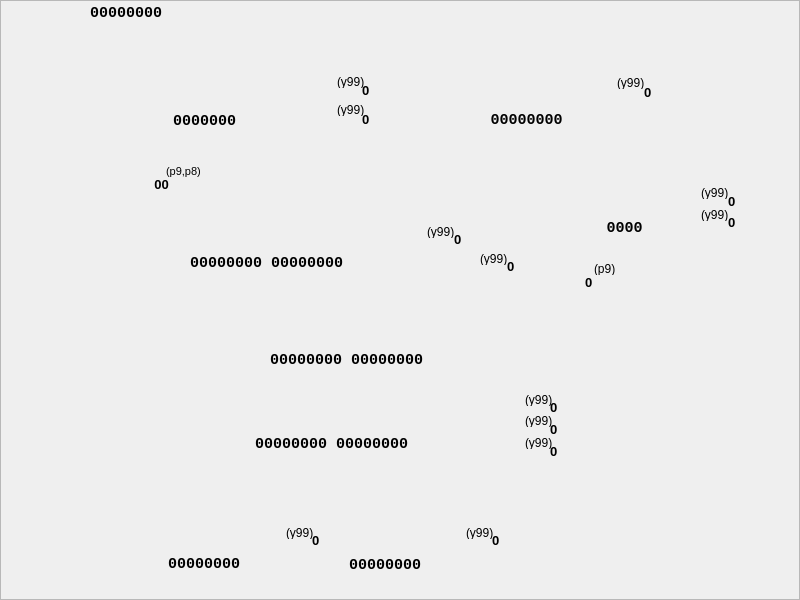
<?xml version="1.0" encoding="UTF-8"?>
<ui version="4.0">
 <class>CDcacWay3Widget</class>
 <widget class="QWidget" name="CDcacWay3Widget">
  <property name="geometry">
   <rect>
    <x>0</x>
    <y>0</y>
    <width>800</width>
    <height>600</height>
   </rect>
  </property>
  <property name="minimumSize">
   <size>
    <width>800</width>
    <height>600</height>
   </size>
  </property>
  <property name="maximumSize">
   <size>
    <width>800</width>
    <height>600</height>
   </size>
  </property>
  <property name="windowTitle">
   <string notr="true">Form</string>
  </property>
  <property name="styleSheet">
   <string notr="true">QFrame{border-image: url(:/mul/dcac/third.png);}</string>
  </property>
  <widget class="QFrame" name="frame">
   <property name="geometry">
    <rect>
     <x>0</x>
     <y>0</y>
     <width>800</width>
     <height>600</height>
    </rect>
   </property>
   <property name="frameShape">
    <enum>QFrame::StyledPanel</enum>
   </property>
   <property name="frameShadow">
    <enum>QFrame::Raised</enum>
   </property>
   <widget class="QLabel" name="mRg1WrVal">
    <property name="geometry">
     <rect>
      <x>362</x>
      <y>82</y>
      <width>21</width>
      <height>16</height>
     </rect>
    </property>
    <property name="font">
     <font>
      <pointsize>10</pointsize>
      <weight>75</weight>
      <bold>true</bold>
     </font>
    </property>
    <property name="styleSheet">
     <string notr="true">border-image:none;</string>
    </property>
    <property name="text">
     <string notr="true">0</string>
    </property>
   </widget>
   <widget class="QLabel" name="mBd1OutVal">
    <property name="geometry">
     <rect>
      <x>312</x>
      <y>532</y>
      <width>21</width>
      <height>16</height>
     </rect>
    </property>
    <property name="font">
     <font>
      <pointsize>10</pointsize>
      <weight>75</weight>
      <bold>true</bold>
     </font>
    </property>
    <property name="styleSheet">
     <string notr="true">border-image:none;</string>
    </property>
    <property name="text">
     <string notr="true">0</string>
    </property>
   </widget>
   <widget class="QLabel" name="mRg2Val">
    <property name="geometry">
     <rect>
      <x>466</x>
      <y>110</y>
      <width>121</width>
      <height>20</height>
     </rect>
    </property>
    <property name="font">
     <font>
      <family>Courier New</family>
      <pointsize>11</pointsize>
      <weight>75</weight>
      <bold>true</bold>
     </font>
    </property>
    <property name="styleSheet">
     <string notr="true">border-image:none;</string>
    </property>
    <property name="text">
     <string notr="true">00000000</string>
    </property>
    <property name="alignment">
     <set>Qt::AlignCenter</set>
    </property>
   </widget>
   <widget class="QLabel" name="mCt1IncVal">
    <property name="geometry">
     <rect>
      <x>728</x>
      <y>214</y>
      <width>21</width>
      <height>16</height>
     </rect>
    </property>
    <property name="font">
     <font>
      <pointsize>10</pointsize>
      <weight>75</weight>
      <bold>true</bold>
     </font>
    </property>
    <property name="styleSheet">
     <string notr="true">border-image:none;</string>
    </property>
    <property name="text">
     <string notr="true">0</string>
    </property>
   </widget>
   <widget class="QLabel" name="mRg1WrHint">
    <property name="geometry">
     <rect>
      <x>337</x>
      <y>75</y>
      <width>46</width>
      <height>13</height>
     </rect>
    </property>
    <property name="styleSheet">
     <string notr="true">border-image:none;</string>
    </property>
    <property name="text">
     <string notr="true">(y99)</string>
    </property>
   </widget>
   <widget class="QLabel" name="mRg3RstVal">
    <property name="geometry">
     <rect>
      <x>550</x>
      <y>399</y>
      <width>21</width>
      <height>16</height>
     </rect>
    </property>
    <property name="font">
     <font>
      <pointsize>10</pointsize>
      <weight>75</weight>
      <bold>true</bold>
     </font>
    </property>
    <property name="styleSheet">
     <string notr="true">border-image:none;</string>
    </property>
    <property name="text">
     <string notr="true">0</string>
    </property>
   </widget>
   <widget class="QLabel" name="mCt1Out3Hint">
    <property name="geometry">
     <rect>
      <x>594</x>
      <y>262</y>
      <width>46</width>
      <height>13</height>
     </rect>
    </property>
    <property name="styleSheet">
     <string notr="true">border-image:none;</string>
    </property>
    <property name="text">
     <string notr="true">(p9)</string>
    </property>
   </widget>
   <widget class="QLabel" name="mBd1OutHint">
    <property name="geometry">
     <rect>
      <x>286</x>
      <y>526</y>
      <width>40</width>
      <height>13</height>
     </rect>
    </property>
    <property name="styleSheet">
     <string notr="true">border-image:none;</string>
    </property>
    <property name="text">
     <string notr="true">(y99)</string>
    </property>
   </widget>
   <widget class="QLabel" name="mSm1OutVal">
    <property name="geometry">
     <rect>
      <x>256</x>
      <y>350</y>
      <width>181</width>
      <height>20</height>
     </rect>
    </property>
    <property name="font">
     <font>
      <family>Courier New</family>
      <pointsize>11</pointsize>
      <weight>75</weight>
      <bold>true</bold>
     </font>
    </property>
    <property name="styleSheet">
     <string notr="true">border-image:none;</string>
    </property>
    <property name="text">
     <string notr="true">00000000 00000000</string>
    </property>
    <property name="alignment">
     <set>Qt::AlignCenter</set>
    </property>
   </widget>
   <widget class="QLabel" name="mRg2WrHint">
    <property name="geometry">
     <rect>
      <x>617</x>
      <y>76</y>
      <width>46</width>
      <height>13</height>
     </rect>
    </property>
    <property name="styleSheet">
     <string notr="true">border-image:none;</string>
    </property>
    <property name="text">
     <string notr="true">(y99)</string>
    </property>
   </widget>
   <widget class="QLabel" name="mRg3WrHint">
    <property name="geometry">
     <rect>
      <x>525</x>
      <y>414</y>
      <width>46</width>
      <height>13</height>
     </rect>
    </property>
    <property name="styleSheet">
     <string notr="true">border-image:none;</string>
    </property>
    <property name="text">
     <string notr="true">(y99)</string>
    </property>
   </widget>
   <widget class="QLabel" name="mRg2WrVal">
    <property name="geometry">
     <rect>
      <x>644</x>
      <y>84</y>
      <width>21</width>
      <height>16</height>
     </rect>
    </property>
    <property name="font">
     <font>
      <pointsize>10</pointsize>
      <weight>75</weight>
      <bold>true</bold>
     </font>
    </property>
    <property name="styleSheet">
     <string notr="true">border-image:none;</string>
    </property>
    <property name="text">
     <string notr="true">0</string>
    </property>
   </widget>
   <widget class="QLabel" name="mRg1ShlHint">
    <property name="geometry">
     <rect>
      <x>337</x>
      <y>103</y>
      <width>46</width>
      <height>13</height>
     </rect>
    </property>
    <property name="styleSheet">
     <string notr="true">border-image:none;</string>
    </property>
    <property name="text">
     <string notr="true">(y99)</string>
    </property>
   </widget>
   <widget class="QLabel" name="mRg3WrVal">
    <property name="geometry">
     <rect>
      <x>550</x>
      <y>421</y>
      <width>21</width>
      <height>16</height>
     </rect>
    </property>
    <property name="font">
     <font>
      <pointsize>10</pointsize>
      <weight>75</weight>
      <bold>true</bold>
     </font>
    </property>
    <property name="styleSheet">
     <string notr="true">border-image:none;</string>
    </property>
    <property name="text">
     <string notr="true">0</string>
    </property>
   </widget>
   <widget class="QLabel" name="mDVal">
    <property name="geometry">
     <rect>
      <x>90</x>
      <y>5</y>
      <width>101</width>
      <height>16</height>
     </rect>
    </property>
    <property name="font">
     <font>
      <family>Courier New</family>
      <pointsize>11</pointsize>
      <weight>75</weight>
      <bold>true</bold>
     </font>
    </property>
    <property name="styleSheet">
     <string notr="true">border-image:none;</string>
    </property>
    <property name="text">
     <string notr="true">00000000</string>
    </property>
   </widget>
   <widget class="QLabel" name="mRg3RstHint">
    <property name="geometry">
     <rect>
      <x>525</x>
      <y>393</y>
      <width>46</width>
      <height>13</height>
     </rect>
    </property>
    <property name="styleSheet">
     <string notr="true">border-image:none;</string>
    </property>
    <property name="text">
     <string notr="true">(y99)</string>
    </property>
   </widget>
   <widget class="QLabel" name="mBd2OutHint">
    <property name="geometry">
     <rect>
      <x>466</x>
      <y>526</y>
      <width>46</width>
      <height>13</height>
     </rect>
    </property>
    <property name="styleSheet">
     <string notr="true">border-image:none;</string>
    </property>
    <property name="text">
     <string notr="true">(y99)</string>
    </property>
   </widget>
   <widget class="QLabel" name="mBd2Val">
    <property name="geometry">
     <rect>
      <x>340</x>
      <y>557</y>
      <width>90</width>
      <height>16</height>
     </rect>
    </property>
    <property name="font">
     <font>
      <family>Courier New</family>
      <pointsize>11</pointsize>
      <weight>75</weight>
      <bold>true</bold>
     </font>
    </property>
    <property name="styleSheet">
     <string notr="true">border-image:none;</string>
    </property>
    <property name="text">
     <string notr="true">00000000</string>
    </property>
    <property name="alignment">
     <set>Qt::AlignCenter</set>
    </property>
   </widget>
   <widget class="QLabel" name="mCt1Out3Val">
    <property name="geometry">
     <rect>
      <x>585</x>
      <y>274</y>
      <width>21</width>
      <height>16</height>
     </rect>
    </property>
    <property name="font">
     <font>
      <pointsize>10</pointsize>
      <weight>75</weight>
      <bold>true</bold>
     </font>
    </property>
    <property name="styleSheet">
     <string notr="true">border-image:none;</string>
    </property>
    <property name="text">
     <string notr="true">0</string>
    </property>
   </widget>
   <widget class="QLabel" name="mCt1WrHint">
    <property name="geometry">
     <rect>
      <x>701</x>
      <y>186</y>
      <width>46</width>
      <height>13</height>
     </rect>
    </property>
    <property name="styleSheet">
     <string notr="true">border-image:none;</string>
    </property>
    <property name="text">
     <string notr="true">(y99)</string>
    </property>
   </widget>
   <widget class="QLabel" name="mCt1Val">
    <property name="geometry">
     <rect>
      <x>579</x>
      <y>218</y>
      <width>91</width>
      <height>20</height>
     </rect>
    </property>
    <property name="font">
     <font>
      <family>Courier New</family>
      <pointsize>11</pointsize>
      <weight>75</weight>
      <bold>true</bold>
     </font>
    </property>
    <property name="styleSheet">
     <string notr="true">border-image:none;</string>
    </property>
    <property name="text">
     <string notr="true">0000</string>
    </property>
    <property name="alignment">
     <set>Qt::AlignCenter</set>
    </property>
   </widget>
   <widget class="QLabel" name="mRg1ShlVal">
    <property name="geometry">
     <rect>
      <x>362</x>
      <y>111</y>
      <width>21</width>
      <height>16</height>
     </rect>
    </property>
    <property name="font">
     <font>
      <pointsize>10</pointsize>
      <weight>75</weight>
      <bold>true</bold>
     </font>
    </property>
    <property name="styleSheet">
     <string notr="true">border-image:none;</string>
    </property>
    <property name="text">
     <string notr="true">0</string>
    </property>
   </widget>
   <widget class="QLabel" name="mRg1Out76Hint">
    <property name="geometry">
     <rect>
      <x>166</x>
      <y>165</y>
      <width>46</width>
      <height>13</height>
     </rect>
    </property>
    <property name="font">
     <font>
      <pointsize>8</pointsize>
     </font>
    </property>
    <property name="styleSheet">
     <string notr="true">border-image:none;</string>
    </property>
    <property name="text">
     <string notr="true">(p9,p8)</string>
    </property>
   </widget>
   <widget class="QLabel" name="mRg1Out76Val">
    <property name="geometry">
     <rect>
      <x>151</x>
      <y>176</y>
      <width>21</width>
      <height>16</height>
     </rect>
    </property>
    <property name="font">
     <font>
      <pointsize>10</pointsize>
      <weight>75</weight>
      <bold>true</bold>
     </font>
    </property>
    <property name="styleSheet">
     <string notr="true">border-image:none;</string>
    </property>
    <property name="text">
     <string notr="true">00</string>
    </property>
    <property name="alignment">
     <set>Qt::AlignCenter</set>
    </property>
   </widget>
   <widget class="QLabel" name="mBd1Val">
    <property name="geometry">
     <rect>
      <x>159</x>
      <y>556</y>
      <width>90</width>
      <height>16</height>
     </rect>
    </property>
    <property name="font">
     <font>
      <family>Courier New</family>
      <pointsize>11</pointsize>
      <weight>75</weight>
      <bold>true</bold>
     </font>
    </property>
    <property name="styleSheet">
     <string notr="true">border-image:none;</string>
    </property>
    <property name="text">
     <string notr="true">00000000</string>
    </property>
    <property name="alignment">
     <set>Qt::AlignCenter</set>
    </property>
   </widget>
   <widget class="QLabel" name="mRg3Val">
    <property name="geometry">
     <rect>
      <x>216</x>
      <y>434</y>
      <width>231</width>
      <height>20</height>
     </rect>
    </property>
    <property name="font">
     <font>
      <family>Courier New</family>
      <pointsize>11</pointsize>
      <weight>75</weight>
      <bold>true</bold>
     </font>
    </property>
    <property name="styleSheet">
     <string notr="true">border-image:none;</string>
    </property>
    <property name="text">
     <string notr="true">00000000 00000000</string>
    </property>
    <property name="alignment">
     <set>Qt::AlignCenter</set>
    </property>
   </widget>
   <widget class="QLabel" name="mCt1WrVal">
    <property name="geometry">
     <rect>
      <x>728</x>
      <y>193</y>
      <width>21</width>
      <height>16</height>
     </rect>
    </property>
    <property name="font">
     <font>
      <pointsize>10</pointsize>
      <weight>75</weight>
      <bold>true</bold>
     </font>
    </property>
    <property name="styleSheet">
     <string notr="true">border-image:none;</string>
    </property>
    <property name="text">
     <string notr="true">0</string>
    </property>
   </widget>
   <widget class="QLabel" name="mCt1IncHint">
    <property name="geometry">
     <rect>
      <x>701</x>
      <y>208</y>
      <width>46</width>
      <height>13</height>
     </rect>
    </property>
    <property name="styleSheet">
     <string notr="true">border-image:none;</string>
    </property>
    <property name="text">
     <string notr="true">(y99)</string>
    </property>
   </widget>
   <widget class="QLabel" name="mRg1Val">
    <property name="geometry">
     <rect>
      <x>144</x>
      <y>111</y>
      <width>121</width>
      <height>20</height>
     </rect>
    </property>
    <property name="font">
     <font>
      <family>Courier New</family>
      <pointsize>11</pointsize>
      <weight>75</weight>
      <bold>true</bold>
     </font>
    </property>
    <property name="styleSheet">
     <string notr="true">border-image:none;</string>
    </property>
    <property name="text">
     <string notr="true">0000000</string>
    </property>
    <property name="alignment">
     <set>Qt::AlignCenter</set>
    </property>
   </widget>
   <widget class="QLabel" name="mBd2OutVal">
    <property name="geometry">
     <rect>
      <x>492</x>
      <y>532</y>
      <width>21</width>
      <height>16</height>
     </rect>
    </property>
    <property name="font">
     <font>
      <pointsize>10</pointsize>
      <weight>75</weight>
      <bold>true</bold>
     </font>
    </property>
    <property name="styleSheet">
     <string notr="true">border-image:none;</string>
    </property>
    <property name="text">
     <string notr="true">0</string>
    </property>
   </widget>
   <widget class="QLabel" name="mXor1Val">
    <property name="geometry">
     <rect>
      <x>171</x>
      <y>253</y>
      <width>191</width>
      <height>20</height>
     </rect>
    </property>
    <property name="font">
     <font>
      <family>Courier New</family>
      <pointsize>11</pointsize>
      <weight>75</weight>
      <bold>true</bold>
     </font>
    </property>
    <property name="styleSheet">
     <string notr="true">border-image:none;</string>
    </property>
    <property name="text">
     <string notr="true">00000000 00000000</string>
    </property>
    <property name="alignment">
     <set>Qt::AlignCenter</set>
    </property>
   </widget>
   <widget class="QLabel" name="mXor1NotVal">
    <property name="geometry">
     <rect>
      <x>454</x>
      <y>231</y>
      <width>21</width>
      <height>16</height>
     </rect>
    </property>
    <property name="font">
     <font>
      <pointsize>10</pointsize>
      <weight>75</weight>
      <bold>true</bold>
     </font>
    </property>
    <property name="styleSheet">
     <string notr="true">border-image:none;</string>
    </property>
    <property name="text">
     <string notr="true">0</string>
    </property>
   </widget>
   <widget class="QLabel" name="mXor1NotHint">
    <property name="geometry">
     <rect>
      <x>427</x>
      <y>225</y>
      <width>40</width>
      <height>13</height>
     </rect>
    </property>
    <property name="styleSheet">
     <string notr="true">border-image:none;</string>
    </property>
    <property name="text">
     <string notr="true">(y99)</string>
    </property>
   </widget>
   <widget class="QLabel" name="mRg3ShlVal">
    <property name="geometry">
     <rect>
      <x>550</x>
      <y>443</y>
      <width>21</width>
      <height>16</height>
     </rect>
    </property>
    <property name="font">
     <font>
      <pointsize>10</pointsize>
      <weight>75</weight>
      <bold>true</bold>
     </font>
    </property>
    <property name="styleSheet">
     <string notr="true">border-image:none;</string>
    </property>
    <property name="text">
     <string notr="true">0</string>
    </property>
   </widget>
   <widget class="QLabel" name="mRg3ShlHint">
    <property name="geometry">
     <rect>
      <x>525</x>
      <y>436</y>
      <width>46</width>
      <height>13</height>
     </rect>
    </property>
    <property name="styleSheet">
     <string notr="true">border-image:none;</string>
    </property>
    <property name="text">
     <string notr="true">(y99)</string>
    </property>
   </widget>
   <widget class="QLabel" name="mSm1CHint">
    <property name="geometry">
     <rect>
      <x>480</x>
      <y>252</y>
      <width>46</width>
      <height>13</height>
     </rect>
    </property>
    <property name="styleSheet">
     <string notr="true">border-image:none;</string>
    </property>
    <property name="text">
     <string notr="true">(y99)</string>
    </property>
   </widget>
   <widget class="QLabel" name="mSm1CVal">
    <property name="geometry">
     <rect>
      <x>507</x>
      <y>258</y>
      <width>21</width>
      <height>16</height>
     </rect>
    </property>
    <property name="font">
     <font>
      <pointsize>10</pointsize>
      <weight>75</weight>
      <bold>true</bold>
     </font>
    </property>
    <property name="styleSheet">
     <string notr="true">border-image:none;</string>
    </property>
    <property name="text">
     <string notr="true">0</string>
    </property>
   </widget>
  </widget>
 </widget>
 <resources/>
 <connections/>
</ui>
